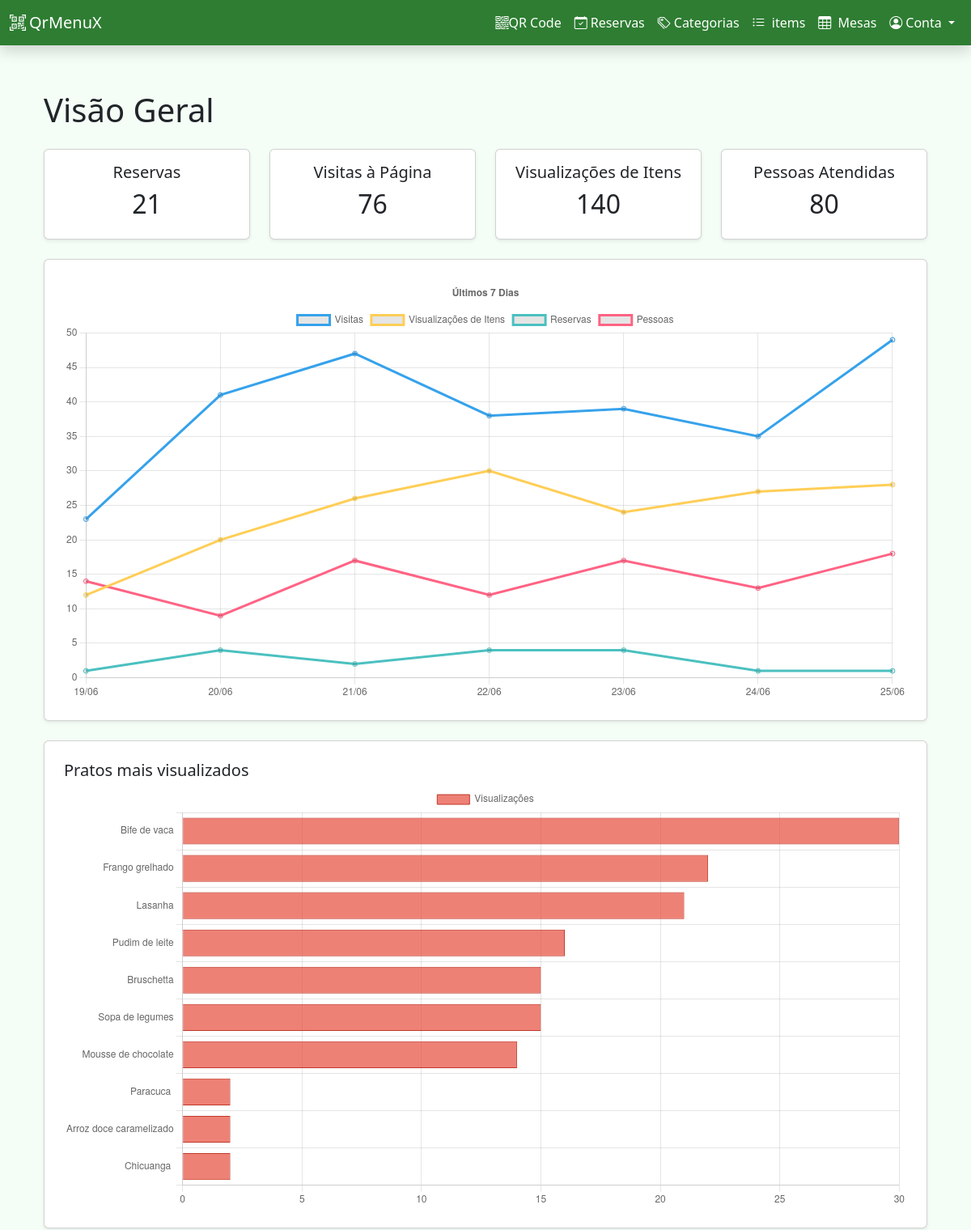
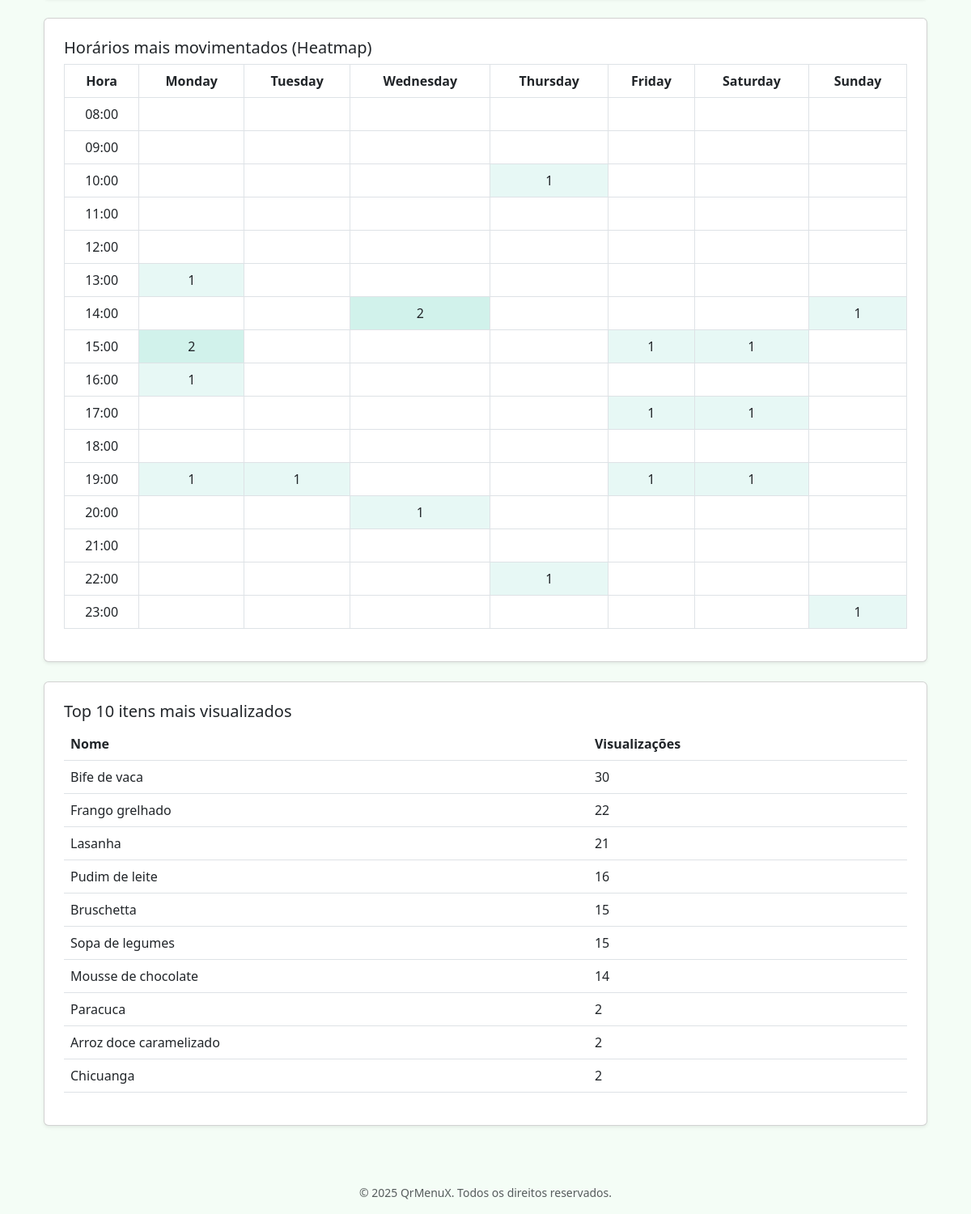
Screenshot of /dashboard/ (signed in) with the database file from the repository (2 pictures, top to bottom).
### app/models.py (models this page shows)
class MenuItem(db.Model):
    id = db.Column(db.Integer, primary_key=True)
    name = db.Column(db.String(100), nullable=False)
    price = db.Column(db.Float, nullable=False)
    image_filename = db.Column(db.String(100))
    description = db.Column(db.Text)
    ingredients = db.Column(db.Text)
    is_active = db.Column(db.Boolean, default=True)
    category_id = db.Column(db.Integer, db.ForeignKey("category.id"), nullable=False)

### app/routes/dashboard_routes.py (the view)
@bp.route("/")
@login_required
def index():
    restaurant = current_user.restaurant
    total_reservations = Reservation.query.filter_by(
        restaurant_id=restaurant.id
    ).count()
    total_visits = PageVisit.query.filter_by(restaurant_id=restaurant.id).count()
    total_item_views = ItemView.query.filter_by(restaurant_id=restaurant.id).count()
    total_people = (
        db.session.query(func.sum(Reservation.people))
        .filter_by(restaurant_id=restaurant.id)
        .scalar()
        or 0
    )
    last_7_days = now_angola().date() - timedelta(days=6)
    analytics = (
        DailyAnalytics.query.filter(
            DailyAnalytics.restaurant_id == restaurant.id,
            DailyAnalytics.date >= last_7_days,
        )
        .order_by(DailyAnalytics.date)
        .all()
    )
    heatmap = {}
    for r in (
        Reservation.query.filter_by(restaurant_id=restaurant.id)
        .filter(Reservation.start_time != None)
        .all()
    ):
        dow = r.start_time.strftime("%A")
        hour = r.start_time.hour
        key = (dow, hour)
        heatmap[key] = heatmap.get(key, 0) + 1
    top_items = (
        db.session.query(MenuItem.name, db.func.count(ItemView.id).label("views"))
        .join(ItemView, MenuItem.id == ItemView.item_id)
        .filter(ItemView.restaurant_id == restaurant.id)
        .group_by(MenuItem.id)
        .order_by(db.desc("views"))
        .limit(10)
        .all()
    )
    bar_labels = [name for name, _ in top_items]
    bar_values = [views for _, views in top_items]
    labels = [a.date.strftime("%d/%m") for a in analytics]
    visits = [a.total_visits for a in analytics]
    item_views = [a.total_item_views for a in analytics]
    reservations = [a.total_reservations for a in analytics]
    people = [a.total_people for a in analytics]
    return render_template(
        "dashboard/index.html",
        total_reservations=total_reservations,
        total_visits=total_visits,
        total_item_views=total_item_views,
        total_people=total_people,
        labels=labels,
        visits=visits,
        item_views=item_views,
        reservations=reservations,
        people=people,
        heatmap=heatmap,
        bar_labels=bar_labels,
        bar_values=bar_values,
        top_items=top_items,
    )

### app/models.py (called while the page is built)
@login_manager.user_loader
def load_user(user_id):
    return User.query.get(int(user_id))

### app/utils/now_angola.py (called while the page is built)
def now_angola():
    return datetime.now(ANGOLA_TZ)

### app/templates/dashboard/index.html (shortened to what this page needs)
{% extends "dashboard/dashboard_base.html" %}  {% block content %}
<div class="container my-4">
  <h1 class="mb-4">Visão Geral</h1>
  <div class="row text-center mb-4">
    <div class="col-md-3">
      <div class="card p-3 shadow-sm">
        <h5>Reservas</h5>
        <h2>{{ total_reservations }}</h2>
      </div>
    </div>
    <div class="col-md-3">
      <div class="card p-3 shadow-sm">
        <h5>Visitas à Página</h5>
        <h2>{{ total_visits }}</h2>
      </div>
    </div>
    <div class="col-md-3">
      <div class="card p-3 shadow-sm">
        <h5>Visualizações de Itens</h5>
        <h2>{{ total_item_views }}</h2>
      </div>
    </div>
    <div class="col-md-3">
      <div class="card p-3 shadow-sm">
        <h5>Pessoas Atendidas</h5>
        <h2>{{ total_people }}</h2>
      </div>
    </div>
  </div>
  <div class="card p-4 shadow-sm">
    <canvas id="analyticsChart"></canvas>
  </div>
  <div class="card p-4 my-4 shadow-sm">
    <h5>Pratos mais visualizados</h5>
    <canvas id="barChart"></canvas>
  </div>
  <div class="card p-4 my-4 shadow-sm">
    <h5>Horários mais movimentados (Heatmap)</h5>
    <div id="heatmap" style="overflow-x: auto">
      <table class="table table-bordered text-center align-middle">
        <thead>
          <tr>
            <th>Hora</th>
            {% for day in
            ['Monday','Tuesday','Wednesday','Thursday','Friday','Saturday','Sunday']
            %}
            <th>{{ day }}</th>
            {% endfor %}
          </tr>
        </thead>
        <tbody>
          {% for hour in range(8, 24) %}
          <tr>
            <td>{{ "%02d:00" % hour }}</td>
            {% for day in
            ['Monday','Tuesday','Wednesday','Thursday','Friday','Saturday','Sunday']
            %} {% set count = heatmap.get((day, hour), 0) %}
            <td
              style="background-color: rgba(26, 188, 156, {{ count / 10 if count < 10 else 1 }});"
            >
              {{ count if count > 0 else '' }}
            </td>
            {% endfor %}
          </tr>
          {% endfor %}
        </tbody>
      </table>
    </div>
  </div>
  <div class="card p-4 my-4 shadow-sm">
    <h5>Top 10 itens mais visualizados</h5>
    <table class="table table-hover">
      <thead>
        <tr>
          <th>Nome</th>
          <th>Visualizações</th>
        </tr>
      </thead>
      <tbody>
        {% for name, views in top_items %}
        <tr>
          <td>{{ name }}</td>
          <td>{{ views }}</td>
        </tr>
        {% endfor %}
      </tbody>
    </table>
  </div>
</div>
<script>
  const ctx = document.getElementById('analyticsChart').getContext('2d');
  new Chart(ctx, {
    type: 'line',
    data: {
      labels: {{ labels|tojson }},
      datasets: [
        {
          label: 'Visitas',
          data: {{ visits|tojson }},
          borderColor: 'rgba(54, 162, 235, 1)',
          fill: false
        },
        {
          label: 'Visualizações de Itens',
          data: {{ item_views|tojson }},
          borderColor: 'rgba(255, 206, 86, 1)',
          fill: false
        },
        {
          label: 'Reservas',
          data: {{ reservations|tojson }},
          borderColor: 'rgba(75, 192, 192, 1)',
          fill: false
        },
        {
          label: 'Pessoas',
          data: {{ people|tojson }},
          borderColor: 'rgba(255, 99, 132, 1)',
          fill: false
        }
      ]
    },
    options: {
      responsive: true,
      plugins: {
        title: {
          display: true,
          text: 'Últimos 7 Dias'
        }
      }
    }
  });
  const barCtx = document.getElementById('barChart').getContext('2d');
  new Chart(barCtx, {
    type: 'bar',
    data: {
      labels: {{ bar_labels|tojson }},
      datasets: [{
        label: 'Visualizações',
        data: {{ bar_values|tojson }},
        backgroundColor: 'rgba(231, 76, 60, 0.7)',
        borderColor: 'rgba(192, 57, 43, 1)',
        borderWidth: 1
      }]
    },
    options: {
      indexAxis: 'y',
      scales: {
        x: { beginAtZero: true }
      }
    }
  });
</script>
{% endblock %}

### app/templates/dashboard/dashboard_base.html (style rules this page uses)
body { background-color: #f4fdf6; min-height: 100vh; display: flex; flex-direction: column; }
#heatmap td { transition: background-color 0.3s; min-width: 40px; height: 40px; }

### rows the page displays
MenuItem: name "Bife de vaca", views "30"
MenuItem: name "Frango grelhado", views "22"
MenuItem: name "Lasanha", views "21"
MenuItem: name "Pudim de leite", views "16"
MenuItem: name "Bruschetta", views "15"
MenuItem: name "Sopa de legumes", views "15"
MenuItem: name "Mousse de chocolate", views "14"
MenuItem: name "Paracuca", category "2"
MenuItem: name "Arroz doce caramelizado", category "2"
MenuItem: name "Chicuanga", id "2"

### other values shown
{{ total_reservations }} "21"
{{ total_visits }} "76"
{{ total_item_views }} "140"
{{ total_people }} "80"
{{ day }} "Monday" "Tuesday" "Wednesday" "Thursday" "Friday" "Saturday" "Sunday"
{{ "%02d:00" % hour }} "08:00" "09:00" "10:00" "11:00" "12:00" "13:00" "14:00" "15:00" "16:00" "17:00" "18:00" "19:00" "20:00" "21:00" "22:00" "23:00"
{{ count if count > 0 else '' }} "1" "1" "2" "1" "2" "1" "1" "1" "1" "1" "1" "1" "1" "1" "1" "1" "1"
chart data {{ labels|tojson }} ["19/06", "20/06", "21/06", "22/06", "23/06", "24/06", "25/06"]
chart data {{ visits|tojson }} [23, 41, 47, 38, 39, 35, 49]
chart data {{ item_views|tojson }} [12, 20, 26, 30, 24, 27, 28]
chart data {{ reservations|tojson }} [1, 4, 2, 4, 4, 1, 1]
